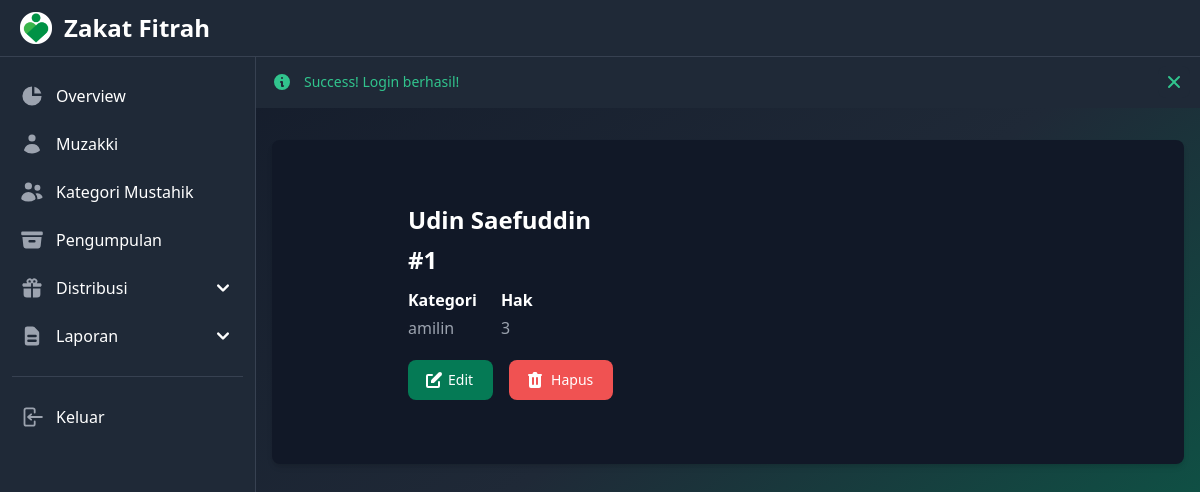
/distribusi-mustahik/view.php?id=1 (signed in), run on the app's committed database.
### tables this page shows
CREATE TABLE `mustahik_lainnya` (
  `id_mustahiklainnya` int(11) NOT NULL,
  `nama` varchar(50) NOT NULL,
  `kategori` enum('amilin','fisabilillah','mualaf','ibnu sabil') NOT NULL,
  `hak` double NOT NULL
);

### distribusi-mustahik/view.php (the view, shortened to what this page needs)
<?php session_start();
if (isset($_SESSION['flash_status'])) {
  $flash_status = $_SESSION['flash_status'];
  $flash_message = $_SESSION['flash_message'];
}
include_once("../koneksi.php");
$id = $_GET['id'];
$result = mysqli_query($mysqli, "SELECT * FROM mustahik_lainnya WHERE id_mustahiklainnya='$id'");
while ($res = mysqli_fetch_array($result)) {
  $nama = $res['nama'];
  $kategori = $res['kategori'];
  $hak = $res['hak'];
}
?>
<!DOCTYPE html>
<html lang="en">
<head>
  <link rel="stylesheet" href="../styles.css">
</head>
<body class="min-h-screen min-w-screen bg-gradient-to-tl from-green-700 via-gray-800 to-gray-900">
  <nav class="fixed top-0 z-50 w-full border-b bg-gray-800 border-gray-700">
    <div class="px-3 py-3 lg:px-5 lg:pl-3">
      <div class="flex items-center justify-between">
        <div class="flex items-center justify-start">
          <a href="../index.php" class="flex ml-2 md:mr-24">
            <img src="../logo.png" class="h-8" alt="Zakat Logo" />
            <span class="self-center text-xl font-semibold ml-3 sm:text-2xl whitespace-nowrap text-white">Zakat Fitrah</span>
          </a>
        </div>
      </div>
    </div>
  </nav>
  <aside id="default-sidebar" class="fixed top-14 left-0 z-40 w-64 h-screen transition-transform -translate-x-full md:translate-x-0" aria-label="Sidenav">
    <div class="overflow-y-auto py-5 px-3 h-full border-r bg-gray-800 border-gray-700">
      <ul class="space-y-2">
        <li>
          <a href="../index.php" class="flex items-center p-2 text-base font-normal rounded-lg text-white hover:bg-gray-700 group">
            <svg aria-hidden="true" class="w-6 h-6 transition duration-75 text-gray-400 group-hover:text-white" fill="currentColor" viewBox="0 0 20 20" xmlns="http://www.w3.org/2000/svg">
              <path d="M2 10a8 8 0 018-8v8h8a8 8 0 11-16 0z"></path>
              <path d="M12 2.252A8.014 8.014 0 0117.748 8H12V2.252z"></path>
            </svg>
            <span class="ml-3">Overview</span>
          </a>
        </li>
        <li>
          <a href="../muzakki/index.php" class="flex items-center p-2 text-base font-normal rounded-lg text-white hover:bg-gray-700 group">
            <span class="ml-3">Muzakki</span>
          </a>
        </li>
        <li>
          <a href="../kategori-mustahik/index.php" class="flex items-center p-2 text-base font-normal rounded-lg text-white hover:bg-gray-700 group">
            <span class="ml-3">Kategori Mustahik</span>
          </a>
        </li>
        <li>
          <a href="../pengumpulan/index.php" class="flex items-center p-2 text-base font-normal rounded-lg text-white hover:bg-gray-700 group">
            <span class="ml-3">Pengumpulan</span>
          </a>
        </li>
        <li>
          <button type="button" class="flex items-center p-2 w-full text-base font-normal rounded-lg transition duration-75 group text-white hover:bg-gray-700" aria-controls="dropdown-distribusi" data-collapse-toggle="dropdown-distribusi">
            <span class="flex-1 ml-3 text-left whitespace-nowrap">Distribusi</span>
            <svg aria-hidden="true" class="w-6 h-6" fill="currentColor" viewBox="0 0 20 20" xmlns="http://www.w3.org/2000/svg">
              <path fill-rule="evenodd" d="M5.293 7.293a1 1 0 011.414 0L10 10.586l3.293-3.293a1 1 0 111.414 1.414l-4 4a1 1 0 01-1.414 0l-4-4a1 1 0 010-1.414z" clip-rule="evenodd"></path>
            </svg>
          </button>
        </li>
        <li>
          <button type="button" class="flex items-center p-2 w-full text-base font-normal rounded-lg transition duration-75 group text-white hover:bg-gray-700" aria-controls="dropdown-laporan" data-collapse-toggle="dropdown-laporan">
            <span class="flex-1 ml-3 text-left whitespace-nowrap">Laporan</span>
            <svg aria-hidden="true" class="w-6 h-6" fill="currentColor" viewBox="0 0 20 20" xmlns="http://www.w3.org/2000/svg">
              <path fill-rule="evenodd" d="M5.293 7.293a1 1 0 011.414 0L10 10.586l3.293-3.293a1 1 0 111.414 1.414l-4 4a1 1 0 01-1.414 0l-4-4a1 1 0 010-1.414z" clip-rule="evenodd"></path>
            </svg>
          </button>
        </li>
      </ul>
      <ul class="pt-5 mt-5 space-y-2 border-t border-gray-700">
        <li>
          <a href="../logout.php" class="flex items-center p-2 text-base font-normal rounded-lg transition duration-75 hover:bg-gray-700 text-white group">
            <span class="ml-3">Keluar</span>
          </a>
        </li>
      </ul>
    </div>
  </aside>
  <div class="mt-14 md:ml-64">
    <?php if (isset($flash_status)) { ?>
      <div id="alert" <?php if ($flash_status === 'Error') { ?> class="flex p-4 mb-4 bg-gray-800 text-red-400" <?php } elseif ($flash_status === 'Success') { ?> class="flex p-4 mb-4 bg-gray-800 text-green-400" <?php } ?> role="alert">
        <div class="ml-3 text-sm font-medium">
          <?php echo $flash_status; ?>! <?php echo $flash_message; ?>
        </div>
        <button type="button"  <?php if ($flash_status === 'Success') { ?> class="ml-auto -mx-1.5 -my-1.5 rounded-lg focus:ring-2 focus:ring-green-400 p-1.5 inline-flex h-8 w-8 bg-gray-800 text-green-400 hover:bg-gray-700" <?php } ?> data-dismiss-target="#alert" aria-label="Close">
        </button>
      </div>
    <?php } ?>
    <main class="mx-auto p-4">
      <section class="bg-gray-900 relative shadow-md sm:rounded-lg">
        <div class="py-8 px-4 mx-auto max-w-2xl lg:py-16">
          <h2 class="mb-2 text-xl font-semibold leading-none md:text-2xl text-white"><?php echo $nama ?></h2>
          <p class="mb-4 text-xl font-extrabold leading-none md:text-2xl text-white">#<?php echo $id ?></p>
          <dl class="flex items-center space-x-6">
            <div>
              <dt class="mb-2 font-semibold leading-none text-white">Kategori</dt>
              <dd class="mb-4 font-light sm:mb-5 text-gray-400"><?php echo $kategori ?></dd>
            </div>
            <div>
              <dt class="mb-2 font-semibold leading-none text-white">Hak</dt>
              <dd class="mb-4 font-light sm:mb-5 text-gray-400"><?php echo $hak ?></dd>
            </div>
          </dl>
          <div class="flex items-center space-x-4">
            <a href="./edit.php?id=<?php echo $id ?>" class="text-white inline-flex items-center focus:ring-4 focus:outline-none font-medium rounded-lg text-sm px-5 py-2.5 text-center bg-green-600 hover:bg-green-700 focus:ring-green-800">
              Edit
            </a>
            <a href="./delete.php?id=<?php echo $id ?>" class="inline-flex items-center text-white bg-red-500 hover:bg-red-600 focus:ring-red-900 focus:ring-4 focus:outline-none font-medium rounded-lg text-sm px-5 py-2.5 text-center">
              Hapus
            </a>
          </div>
        </div>
      </section>
    </main>
  </div>
</body>
</html>

### data on the page
mustahik_lainnya: nama "Udin Saefuddin", kategori "amilin", hak "3"

### other printed values
$flash_status "Success"
$flash_message "Login berhasil!"
$id "1"
